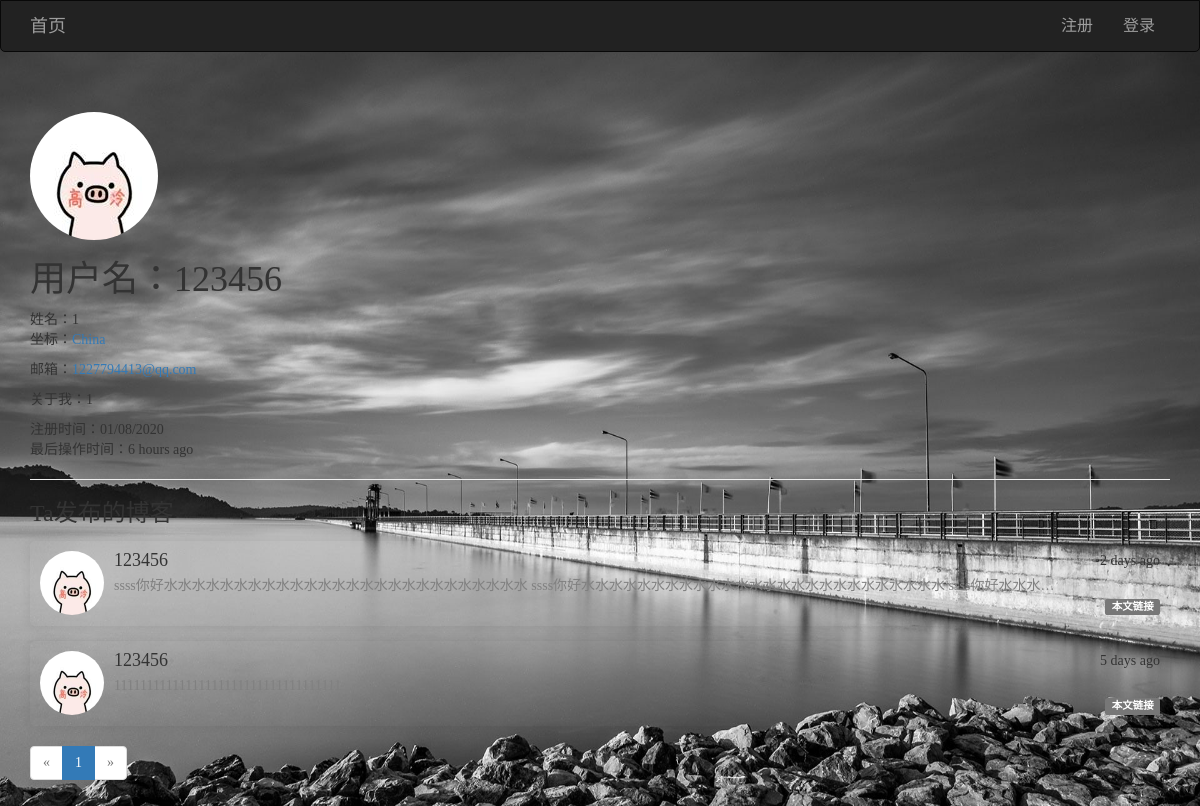
Page /user/user_info/123456 on the earlier database version.
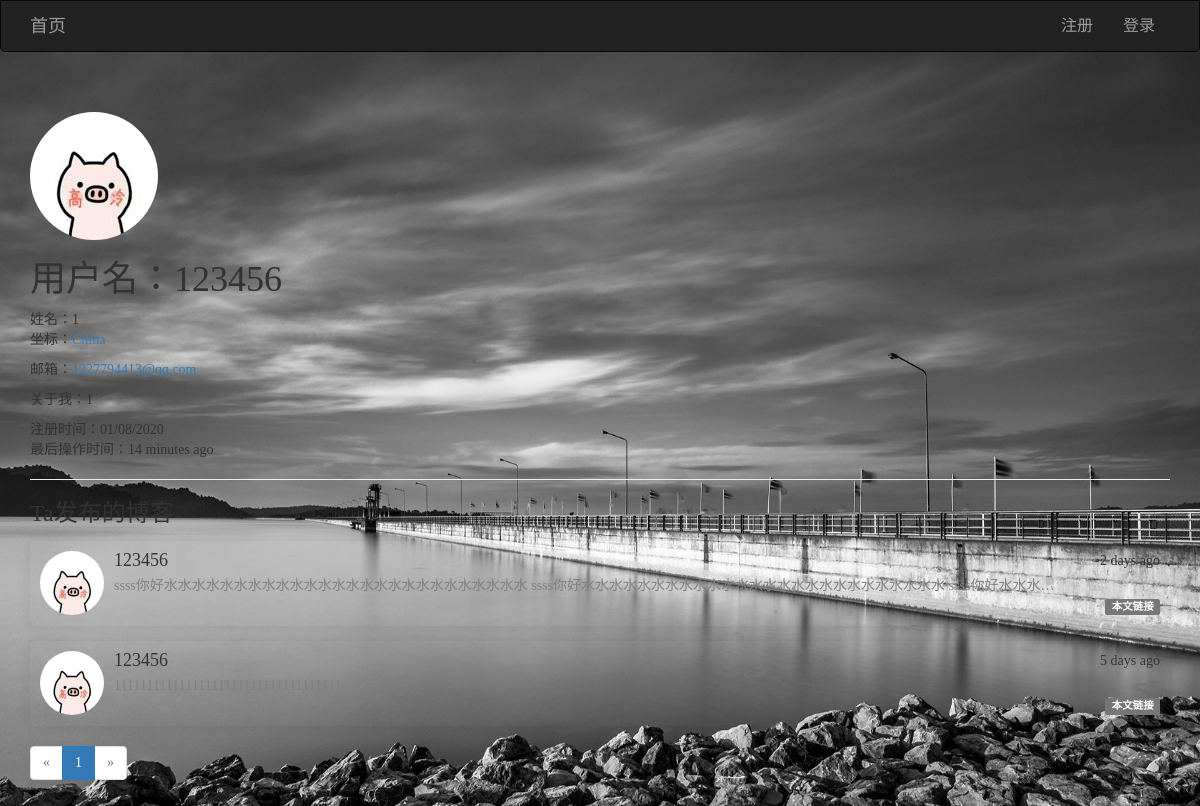
Same page on the later database version.
### app/models/users.py (models this page shows, shortened)
class User(UserMixin, db.Model):
    __tablename__ = 'users'
    id = db.Column(db.Integer, primary_key=True)
    username = db.Column(db.String(64), unique=True)
    password_hash = db.Column(db.String(128))
    email = db.Column(db.String(128), unique=True)
    confirmed = db.Column(db.Boolean, default=False)
    icon = db.Column(db.String(64), default='default.jpg')
    name = db.Column(db.String(64))
    location = db.Column(db.String(64))
    about_me = db.Column(db.Text())
    member_since = db.Column(db.DateTime(), default=datetime.utcnow)
    last_seen = db.Column(db.DateTime(), default=datetime.utcnow)
    posts = db.relationship('Posts', backref='user', lazy='dynamic', cascade='all, delete-orphan')
    favorites = db.relationship('Posts', secondary="collections", backref=db.backref('users', lazy='dynamic'), lazy='dynamic')
    comments = db.relationship('Comment', backref='user', lazy='dynamic', cascade='all, delete-orphan')
    @property
    def password(self):
        raise AttributeError('密码不可读')

### app/models/posts.py (models this page shows, shortened)
class Posts(db.Model):
    __tablename__ = 'posts'
    id = db.Column(db.Integer, primary_key=True)
    rid = db.Column(db.Integer, index=True, default=0)
    content = db.Column(db.Text)
    timestamp = db.Column(db.DateTime, default=datetime.utcnow)
    uid = db.Column(db.Integer, db.ForeignKey('users.id', ondelete='CASCADE'))
    comments = db.relationship('Comment', backref='post', lazy='dynamic', cascade='all, delete-orphan')
    body_html = db.Column(db.Text)
    body_text = db.Column(db.Text)

### app/views/user.py (the view)
@user.route('/user_info/<username>')
def user_info(username):
    u = User.query.filter_by(username=username).first_or_404()
    page = request.args.get('page', 1, type=int)  # 用户想查看第几页
    pagination = u.posts.order_by(Posts.timestamp.desc()).paginate(page, per_page=10, error_out=False)
    posts = pagination.items
    return render_template('user/user.html', user=u, posts=posts, pagination=pagination)

### app/views/user.py (called while the page is built)
@user.before_app_request
def before_request():
    if current_user.is_authenticated:
        current_user.ping()

### app/templates/user/user.html (shortened to what this page needs)
{% extends 'commons/base.html' %}
{% from 'commons/macro.html' import pagination_show %}
{% block page_content %}
    <div class="page-header">
        <img style="border-radius: 50%" src="{{ url_for('static', filename='uploads/' + user.icon) }}" alt="头像">
        <h1>用户名：{{ user.username }}</h1>
        {% if user.name or user.location %}
            <p>
                {% if user.name %}姓名：{{ user.name }}<br>{% endif %}
                {% if user.location %}
                    坐标：<a href="http://maps.google.com/?q={{ user.location }}">{{ user.location }}</a>
                {% endif %}
            </p>
        {% endif %}
        <p>邮箱：<a href="mailto:{{ user.email }}">{{ user.email }}</a></p>
        {% if user.about_me %}<p>关于我：{{ user.about_me }}</p>{% endif %}
        <p>
            注册时间：{{ moment(user.member_since).format('L') }}<br>
            最后操作时间：{{ moment(user.last_seen).fromNow() }}
        </p>
    </div>
    <h3>{% if current_user.username == user.username %}我{% else %}Ta{% endif %}发布的博客</h3>
    {% for post in posts %}
        <div class="media" style="padding: 10px; box-shadow: 0 1px 10px 2px rgba(0, 0, 0, .06); border-radius: 5px">
            <div class="media-left">
                <img class="media-object" style="width: 64px; height: 64px; border-radius: 50%" src="{{ url_for('static', filename='uploads/' + post.user.icon) }}" alt="...">
            </div>
            <div class="media-body">
                <div style="float: right">{{ moment(post.timestamp).fromNow() }}</div>
                <h4 class="media-heading">{{ post.user.username }}</h4>
                <span style="float: left; white-space: nowrap; overflow: hidden; text-overflow: ellipsis; max-width: 950px; max-height: 20px; color: grey">
                    {% if post.body_html %}
                        {{ post.body_text }}
                    {% else %}
                        {{ post.content }}
                    {% endif %}
                </span><br>
                <a style="float:right;" target="_blank" href="{{ url_for('posts.post_show', id=post.id) }}"><span class="label label-default">本文链接</span></a>
            </div>
        </div>
    {% endfor %}
    {{ pagination_show(pagination,'user.user_info',user.username) }}
{% endblock %}

### app/templates/commons/base.html (shortened to what this page needs)
{% extends 'bootstrap/base.html' %}
{% import 'bootstrap/wtf.html' as wtf %}
{% block navbar %}
    <nav class="navbar navbar-inverse" style="border-radius: 0px 0px 5px 5px; -webkit-user-select: none; font-size: 16px">
        <div class="container">
            <div class="navbar-header">
                <a class="navbar-brand" href="{{ url_for('main.index') }}">首页</a>
            </div>
            <div class="collapse navbar-collapse">
                <ul class="nav navbar-nav navbar-right">
                    {% if current_user.is_authenticated %}
                        <li>
                            <a href="{{ url_for('user.index', username=current_user.username) }}">
                                <img style="width: 36px; height: 36px; border-radius: 50%; float: left; margin-top: -8px" src="{{ url_for('static', filename='uploads/' + current_user.icon) }}" alt="...">
                            </a>
                        </li>
                        <li class="dropdown">
                            <a href="#" class="dropdown-toggle" data-toggle="dropdown" role="button" aria-haspopup="true"
                               aria-expanded="false">你好, {{ current_user.username }} <span class="caret"></span></a>
                            <ul class="dropdown-menu">
                                <li><a href="{{ url_for('user.index', username=current_user.username) }}" target="_blank">个人中心</a></li>
                                <li><a href="{{ url_for('user.change_password', username=current_user.username) }}">修改密码</a></li>
                                <li><a href="{{ url_for('user.logout') }}">退出</a></li>
                            </ul>
                        </li>
                    {% else %}
                        <li><a href="{{ url_for('user.register') }}">注册</a></li>
                        <li><a href="{{ url_for('user.login') }}">登录</a></li>
                    {% endif %}
                </ul>
            </div>
        </div>
    </nav>
{% endblock %}
{% block content %}
    <div class="container">
        {% block page_content %}
        {% endblock %}
    </div>
{% endblock %}
{% block styles %}
    {{ super() }}
{% endblock %}

### app/templates/commons/macro.html
{% macro pagination_show(pagination,endpoint,uname,pid) %}
    <nav aria-label="Page navigation">
        <ul class="pagination">
            <li {% if not pagination.has_prev %}class="disabled" {% endif %}>
                <a href="{% if pagination.has_prev %}{{ url_for(endpoint,id=pid,username=uname,page=pagination.prev_num,**kwargs) }}{% else %}javascript:;{% endif %}"
                   aria-label="Previous">
                    <span aria-hidden="true">&laquo</span>
                </a>
            </li>
            {% for p in pagination.iter_pages() %}
                {% if p %}
                    <li {% if pagination.page==p %}class="active">
                            <a href="javascript:;">{{ p }}</a>
                        {% else %}>
                            <a href="{{ url_for(endpoint,id=pid,username=uname,page=p,**kwargs) }}">{{ p }}</a>
                        {% endif %}
                    </li>
                {% else %}
                    <li class="disabled"><a href="javascript:;" style="cursor: default">&hellip;</a></li>
                {% endif %}
            {% endfor %}
            <li {% if not pagination.has_next %}class="disabled" {% endif %}>
                <a href="
                        {% if pagination.has_next %}{{ url_for(endpoint,id=pid,username=uname,page=pagination.next_num,**kwargs) }}{% else %}javascript:;{% endif %}"
                   aria-label="Previous">
                    <span aria-hidden="true">&raquo</span>
                </a>
            </li>
        </ul>
    </nav>
{% endmacro %}

Differences in the rows shown:
changed User "China": last_seen "6 hours ago" → "14 minutes ago"
